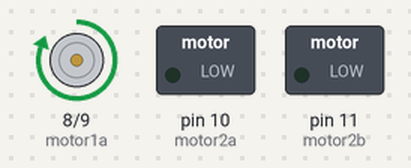
Bench run of a sketch on a simulated Arduino Uno, built with avr-gcc and run on an emulated ATmega328P. Parts: motor-driver pin pairs drawn as motors (green arrow = first pin HIGH = forward, orange = second pin HIGH = backward, longer = more drive), switched loads named in the sketch (green lamp = pin HIGH). What the sketch prints to the serial monitor is not drawn.

Above: at 1.5 s.
At 4.5 s:
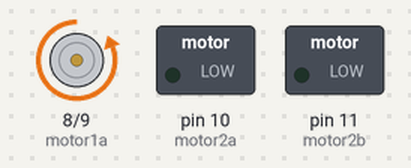
Timing chart, 0 to 7.8 s (numbered marks = the images above):
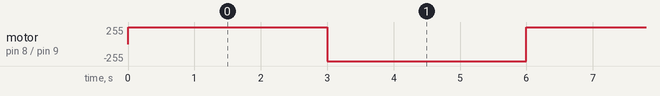

The sketch:

DCMotortest1.ino
```cpp
#define motor1a 8
#define motor1b 9
#define motor2a 10
#define motor2b 11
int Motor1direction = 1 ;
 void initall() ;


 void setup()
 {
  initall();
   //init serial for debug
Serial.begin(9600);
Serial.println("program start here ");
 }

 void loop()
 {
       Motor1Forward();
        delay(3000);
       Motor1Backward();
        delay(3000);
 }

 void Motor1Forward()
 {
   digitalWrite(motor1a,HIGH);
   digitalWrite(motor1b,LOW);
 }
 void Motor1Backward()
 {
   digitalWrite(motor1a,LOW );
   digitalWrite(motor1b,HIGH);
 }
void initall()
{
 // init motor pin as output
   pinMode(motor1a,OUTPUT);
   pinMode(motor1b,OUTPUT);
   pinMode(motor2a,OUTPUT);
   pinMode(motor2b,OUTPUT);
 // init motor direction Led output
}
```

Measured:
- by itself, motor on pin 8 (motor1a) / pin 9 (motor1b): alternates forward 255/255 for 3.0 s and backward 255/255 for 3.0 s
